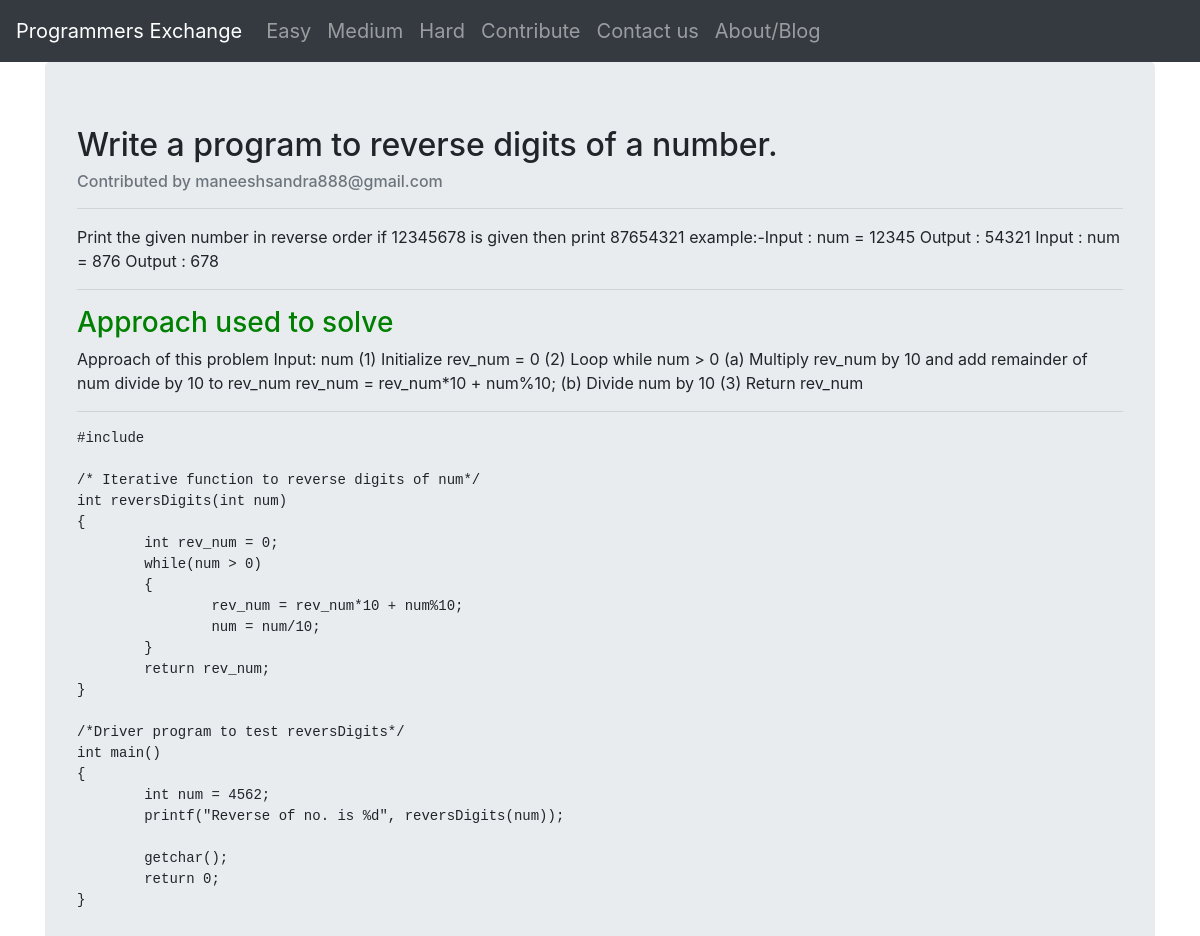
Page /detail/1/ on the committed database.
### PE/models.py (models this page shows, shortened)
class Problem(models.Model):
    id=models.AutoField(primary_key=True)
    name=models.CharField(max_length=30)
    title=models.CharField(max_length=200)
    difficulty=models.CharField(max_length=10)
    description=models.TextField()
    solution=models.TextField()
    code=models.TextField()

### PE/views.py (the view)
class DetailView(generic.DetailView):
    model=Problem
    template_name='detail.html'

### templates/detail.html
<body>
    {% include 'app.html' %}
{% block content %}
<div class="container" >
    <div class="column" >
        <div class="jumbotron container-fluid" >
            <div >
                <h2>{{object.title}}</h5>
                <h6 class=" mb-2 text-muted">Contributed by {{object.name}}</h6><hr>
                <p>{{object.description}}</p><hr>
                <h3 style="color:green">Approach used to solve</h3>
                <p>{{object.solution}}</p><hr>
                <pre>{{object.code}}</pre>
        </div>
    </div>
</div>
{% endblock %}
</body>

### rows in the picture
Problem: title "Write a program to reverse digits of a number.", name "maneeshsandra888@gmail.com", description "Print the given number in reverse order if 12345678 is given then print 87654321 example:-Input : num = 12345 Output : 54321 Input : num = 876 Output : 678", solution "Approach of this problem Input: num (1) Initialize rev_num = 0 (2) Loop while num > 0 (a) Multiply rev_num by 10 and add remainder of num divide by 10 to rev_num rev_num = rev_num*10 + num%10; (b) Divide num by 10 (3) Return rev_num", code "#include /* Iterative function to reverse digits of num*/ int reversDigits(int num) { int rev_num = 0; while(num > 0) { rev_num = rev_num*10 + num%10; num = num/10; } return rev_num; } /*Driver program to test reversDigits*/ int main() { int num = 4562; printf(\"Reverse of no. is %d\", reversDigits(num)); getchar(); return 0; }"
